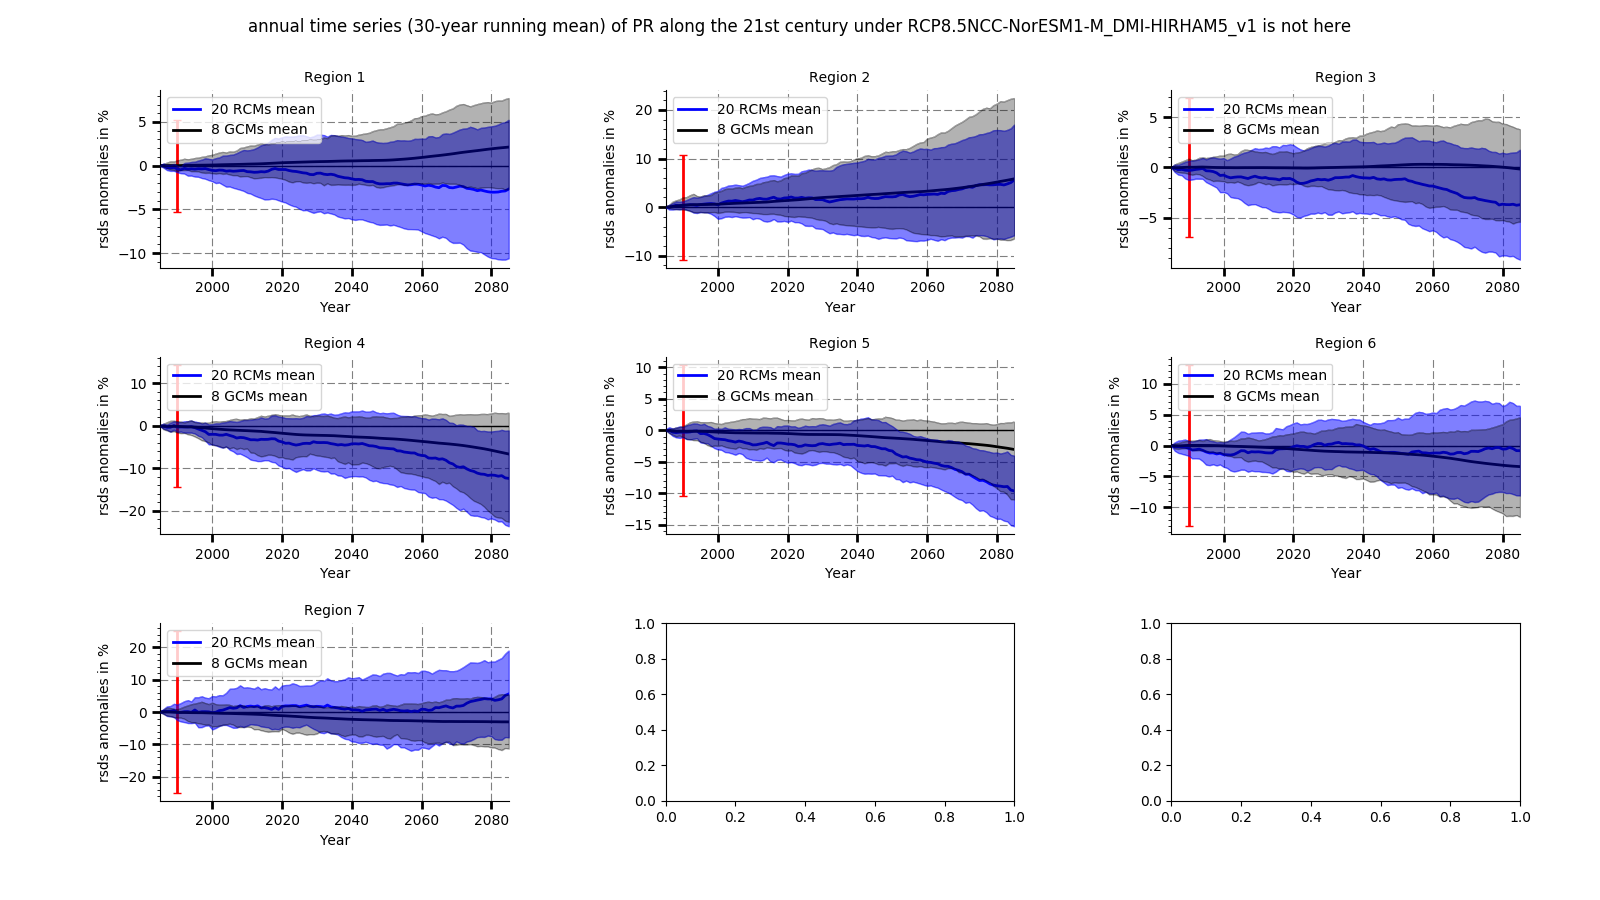

The script that saved this image:
#!/usr/bin/env python

########################################
#Globale Karte fuer tests
# from Rabea Amther
########################################
# http://gfesuite.noaa.gov/developer/netCDFPythonInterface.html

import math
import numpy as np
import pandas as pd
import pylab as pl
import datetime
import Scientific.IO.NetCDF as IO
import matplotlib as mpl
import matplotlib.pyplot as plt
import matplotlib.ticker as mtick
import matplotlib.lines as lines
from matplotlib.colors import LinearSegmentedColormap
from matplotlib.dates import YearLocator,MonthLocator,DateFormatter,drange
from matplotlib.ticker import AutoMinorLocator
import textwrap

# to load my functions
import sys 
sys.path.append('/Users/ctang/Code/My_Python_Code/')
import ctang

pl.close('all')

########################## for CORDEX charactors
DIR='/Users/ctang/Code/CORDEX_AFR_studies/data/regional_annual_series/'
N_region = 7
N_model = 20
N_model_GCM = 11
VAR = 'pr'
YEAR1=1970
YEAR2=1999
YEAR3=2006
YEAR4=2099

MODEL=(\
	'CCCma-CanESM2_SMHI-RCA4_v1',\
	'CNRM-CERFACS-CNRM-CM5_SMHI-RCA4_v1',\
	'CSIRO-QCCCE-CSIRO-Mk3-6-0_SMHI-RCA4_v1',\
	'ICHEC-EC-EARTH_SMHI-RCA4_v1',\
	'IPSL-IPSL-CM5A-MR_SMHI-RCA4_v1',\
	'MIROC-MIROC5_SMHI-RCA4_v1',\
	'MOHC-HadGEM2-ES_SMHI-RCA4_v1',\
	'MPI-M-MPI-ESM-LR_SMHI-RCA4_v1',\
	'NCC-NorESM1-M_SMHI-RCA4_v1',\
	'NOAA-GFDL-GFDL-ESM2M_SMHI-RCA4_v1',\
        \
	'CNRM-CERFACS-CNRM-CM5_CLMcom-CCLM4-8-17_v1',\
	'ICHEC-EC-EARTH_CLMcom-CCLM4-8-17_v1',\
	'MOHC-HadGEM2-ES_CLMcom-CCLM4-8-17_v1',\
	'MPI-M-MPI-ESM-LR_CLMcom-CCLM4-8-17_v1',\
	'ICHEC-EC-EARTH_DMI-HIRHAM5_v2',\
        #'NCC-NorESM1-M_DMI-HIRHAM5_v1',\
	'ICHEC-EC-EARTH_KNMI-RACMO22T_v1',\
	'MOHC-HadGEM2-ES_KNMI-RACMO22T_v2',\
	'ICHEC-EC-EARTH_MPI-CSC-REMO2009_v1',\
	'IPSL-IPSL-CM5A-LR_GERICS-REMO2009_v1',\
	'MPI-M-MPI-ESM-LR_MPI-CSC-REMO2009_v1')

GCM=(\
    'pr_Amon_CNRM-CM5_historical-rcp85_r1i1p1',\
    'pr_Amon_CSIRO-Mk3-6-0_historical-rcp85_r1i1p1',\
    'pr_Amon_CanESM2_historical-rcp85_r1i1p1',\
    'pr_Amon_EC-EARTH_historical-rcp85_r1i1p1',\
    'pr_Amon_GFDL-ESM2M_historical-rcp85_r1i1p1',\
    'pr_Amon_HadGEM2-ES_historical-rcp85_r1i1p1',\
    'pr_Amon_IPSL-CM5A-LR_historical-rcp85_r1i1p1',\
    'pr_Amon_IPSL-CM5A-MR_historical-rcp85_r1i1p1',\
    'pr_Amon_MIROC5_historical-rcp85_r1i1p1',\
    'pr_Amon_MPI-ESM-LR_historical-rcp85_r1i1p1',\
    'pr_Amon_NorESM1-M_historical-rcp85_r1i1p1')

#---------------------------------------------------  data
# 11 * 9 table: generated by time.variability.function.sh

    #               region_1 region_2 ... region_N_region
    #  model_1
    #  model_2
    #  ...
    #  model_N_model
    #  ens
#--------------------------------------------------- 
# define the time series:
#TIME=ctang.get_netcdf_time(\
        #DIR+VAR+'_AFR-44_'+MODEL[0]+'.hist_rcp85.day.1970-2099.1'+\
        #'.fldmean.yearmean.nc')
TIME=np.array(range(YEAR1,YEAR4+1,1))

#each map is mean_ref[0,0,:,:].shape
Anomaly = np.zeros((N_model, N_region, YEAR4-YEAR1+1))
Anomaly_GCM = np.zeros((N_model_GCM, N_region, YEAR4-YEAR1+1))
Changes = np.zeros((N_model, N_region, YEAR4-YEAR1+1))
Changes_GCM = np.zeros((N_model, N_region, YEAR4-YEAR1+1))
yearmean_future = np.zeros((N_model, N_region, YEAR4-YEAR1+1))
yearmean_future_GCM = np.zeros((N_model_GCM, N_region, YEAR4-YEAR1+1))


# in 3D: (N_model,N_region,130years)
for r in range(N_region):
    yearmean_future[:,r,:]=np.array([[ctang.read_time_netcdf(VAR,\
        DIR+VAR+'_AFR-44_'+MODEL[i]+'.hist_rcp85.day.1970-2099.'+str(r+1)+\
        '.fldmean.yearmean.nc')] for i in range(N_model)])[:,0,:]
    yearmean_future_GCM[:,r,:]=np.array([[ctang.read_time_netcdf(VAR,\
        DIR+GCM[i]+'.1970-2099.'+str(r+1)+'.fldmean.yearmean.nc')] \
        for i in range(N_model_GCM)])[:,0,:]
    Anomaly[:,r,:]=np.array([[ctang.read_time_netcdf(VAR,\
        DIR+VAR+'_AFR-44_'+MODEL[i]+'.hist_rcp85.day.1970-2099.'+str(r+1)+\
        '.fldmean.monmean.anomaly.yearmean.nc')] for i in range(N_model)])[:,0,:]
    Anomaly_GCM[:,r,:]=np.array([[ctang.read_time_netcdf(VAR,\
        DIR+GCM[i]+'.1970-2099.'+str(r+1)+'.fldmean.monmean.anomaly.yearmean.nc')]\
        for i in range(N_model_GCM)])[:,0,:]

# timmean_ref as ref of anomalies
timmean_ref=np.mean(yearmean_future[:,:,0:YEAR2-YEAR1],axis=2)
timmean_ref_GCM=np.mean(yearmean_future_GCM[:,:,0:YEAR2-YEAR1],axis=2)

for r in range(N_region):
    for m in range(N_model):
        Changes[m,r,:] = np.array( [ (t - timmean_ref[m,r])*100/timmean_ref[m,r] \
                for t in yearmean_future[m,r,:]])
    for m in range(N_model_GCM):
        Changes_GCM[m,r,:] = np.array( [ (t - timmean_ref_GCM[m,r])*100/timmean_ref_GCM[m,r]\
                for t in yearmean_future_GCM[m,r,:]])


# nomarlize by the timmean_ref
for r in range(N_region):
    for m in range(N_model):
        Anomaly[m,r,:]=np.array(\
            [ (t)*100/timmean_ref[m,r] for t in Anomaly[m,r,:]])
    for m in range(N_model_GCM):
        Anomaly_GCM[m,r,:]=np.array(\
            [ (t)*100/timmean_ref_GCM[m,r] for t in Anomaly_GCM[m,r,:]])


# Ensmean of timstd in ref estimation of noise of climate change signal
timstd_ref=np.std(Anomaly[:,:,0:YEAR2-YEAR1],axis=2)
timstd_ref_GCM=np.std(Anomaly_GCM[:,:,0:YEAR2-YEAR1],axis=2)
Ensmean_timstd_ref=np.mean(timstd_ref,axis=0)
Ensmean_timstd_ref_GCM=np.mean(timstd_ref_GCM,axis=0)

# running mean of each model in each region:
Anomaly2 = np.zeros((N_model, N_region, 101))
Anomaly_GCM2 = np.zeros((N_model, N_region, 101))

for r in range(N_region):
    for m in range(N_model):
        Anomaly2[m,r,:]=np.array(ctang.running_mean3(Anomaly[m,r,:],30))
    for m in range(N_model_GCM):
        Anomaly_GCM2[m,r,:]=np.array(ctang.running_mean3(Anomaly_GCM[m,r,:],30))


for r in range(N_region):
    for m in range(N_model):
        for y in range(101):
            if Anomaly2[m,r,y] > 30:
                print "kkkkkkkk",m,r,y


# get ensmean & ensstd of anomaly
ensmean_anomaly=np.mean(Anomaly2,axis=0)
ensmean_anomaly_GCM=np.mean(Anomaly_GCM2,axis=0)
ensstd_anomaly=np.std(Anomaly2,axis=0)
ensstd_anomaly_GCM=np.std(Anomaly_GCM2,axis=0)


#=================================================== plot
Title='annual time series (30-year running mean) of PR along the 21st century under RCP8.5'


fig, axes = plt.subplots(nrows=3, ncols=3,figsize=(16, 9),facecolor='w', edgecolor='k')
fig.subplots_adjust(left=0.1,right=0.95, top=0.9,bottom=0.11,hspace=0.5,wspace=0.45)
axes = axes.flatten() # reshape plot (3*3) to 9*1

# set ticks and tick labels
for k in range(N_region):
    axes[k].set_xlim((1985, 2085))

    axes[k].set_xlabel('Year',fontsize=10)
    axes[k].tick_params(direction='out',length=6,width=2,labelsize=10)

    axes[k].set_title('Region '+str(k+1),fontsize=10)
    axes[k].set_ylabel('rsds anomalies in %', fontsize=10)
    
    axes[k].set_axisbelow(True)
    axes[k].yaxis.grid(color='gray', linestyle='dashed')
    axes[k].xaxis.grid(color='gray', linestyle='dashed')
    minorLocator = AutoMinorLocator()
    axes[k].xaxis.set_minor_locator(minorLocator)
    axes[k].yaxis.set_minor_locator(minorLocator)

    # Hide the right and top spines
    axes[k].spines['right'].set_visible(False)
    axes[k].spines['top'].set_visible(False)
    # Only show ticks on the left and bottom spines
    axes[k].yaxis.set_ticks_position('left')
    axes[k].xaxis.set_ticks_position('bottom')
    axes[k].axhline(y=0, xmin=0, xmax=N_region+1,color='black',linewidth=1)

#=================================================== plot every model, RCMs and GCMs
    
    #for m in range(N_model):
        #axes[k].plot(TIME[15:116], Anomaly2[m,k,:],\
                #'-',linewidth=0.5)
        #legend = axes[5].legend(loc='upper center', shadow=True)

    #for m in range(N_model_GCM):
        #axes[k].plot(TIME[15:116], ctang.running_mean(Anomaly_GCM[m,k,:],5),\
                #'-',linewidth=0.5)
        #legend = axes[5].legend(loc='upper center', shadow=True)

    #for m in range(N_model):
        #axes[k].plot(TIME, Changes[m,k,:], '-',linewidth=0.5)

    #for m in range(N_model_GCM):
        #axes[k].plot(TIME, Changes_GCM[m,k,:], '-',linewidth=0.5)
#=================================================== plot ensmean of timstd ref

    axes[k].errorbar(1990,0,yerr=Ensmean_timstd_ref[k], color='red', ls='-',linewidth=2)
    axes[k].plot(1990,Ensmean_timstd_ref[k],'_',color='red',linewidth=8)
    axes[k].plot(1990,-1*Ensmean_timstd_ref[k],'_',color='red',linewidth=8)

#=================================================== plot runmean ensmean anomalies

    axes[k].plot(TIME[15:116],ensmean_anomaly[k],\
        '-', label='20 RCMs mean', color='blue', linewidth=2,zorder=2)

    axes[k].plot(TIME[15:116],ctang.running_mean(ensmean_anomaly_GCM[k],30),\
        '-', label='8 GCMs mean', color='black', linewidth=2,zorder=2)

#=================================================== plot ensstd of anomalies

    axes[k].plot(TIME[15:116],np.subtract(ensmean_anomaly[k], ensstd_anomaly[k]),\
        '-',  color='blue', linewidth=0.1,zorder=1)
    axes[k].plot(TIME[15:116],np.add(ensmean_anomaly[k], ensstd_anomaly[k]),\
        '-',  color='blue', linewidth=0.1,zorder=1)
    axes[k].fill_between(TIME[15:116],\
        np.subtract(ensmean_anomaly[k], ensstd_anomaly[k]),\
        np.add(ensmean_anomaly[k], ensstd_anomaly[k]),\
        color='blue',alpha=0.5,zorder=3)

    # gcm
    axes[k].plot(TIME[15:116],np.subtract(ensmean_anomaly_GCM[k],ensstd_anomaly_GCM[k]),\
        '-', color='black', linewidth=0.1,zorder=1)
    axes[k].plot(TIME[15:116],np.add(ensmean_anomaly_GCM[k], ensstd_anomaly_GCM[k]),\
        '-', color='black', linewidth=0.1,zorder=9)
    axes[k].fill_between(TIME[15:116], \
            np.subtract(ensmean_anomaly_GCM[k],ensstd_anomaly_GCM[k]),\
            np.add(ensmean_anomaly_GCM[k],ensstd_anomaly_GCM[k]),\
            color='black',alpha=0.3,zorder=5)
    axes[k].legend(loc='upper left', shadow=False)

#=================================================== add legend
#legend = ax.legend(loc='upper center', shadow=True)

plt.suptitle(Title+'NCC-NorESM1-M_DMI-HIRHAM5_v1 is not here')

#===================================================  end of  plot

plt.savefig('pr.annual_series.gcm-rcm.eps', format='eps')
plt.savefig('pr.annual_series.gcm-rcm.png')
plt.show()
quit()

